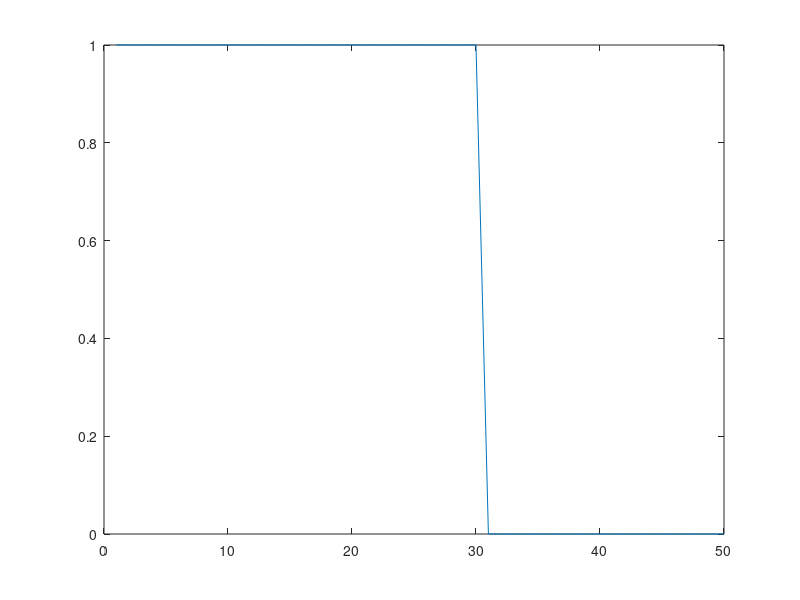

MATLAB code to generate this figure:
clc;
clear;
close all;

X = [ 0 0 1 1; 0 1 0 1];
Y = [ 1 0 0 0];
W = [ -1 -1 ];
b = -1;
iter=50;
alpha=0.05;

g = zeros(1,size(X, 2));
h = zeros(1,size(X, 2));
e = zeros(iter,1);

for t=1:iter
    for i=1:size(X, 2)
        g(i)= b + X(1,i)*W(1) + X(2,i)*W(2);
        h(i)= (g(i)>=0.5);
        if (h(i)~=Y(i))
            for j=1:size(X,1)
                W(j) = W(j) + (alpha*Y(i)*X(j,i));
            end
            b = b + (alpha*Y(i));
        end
    end
    e(t) = sum( (Y-h).^2);
end
plot(e)
W
b